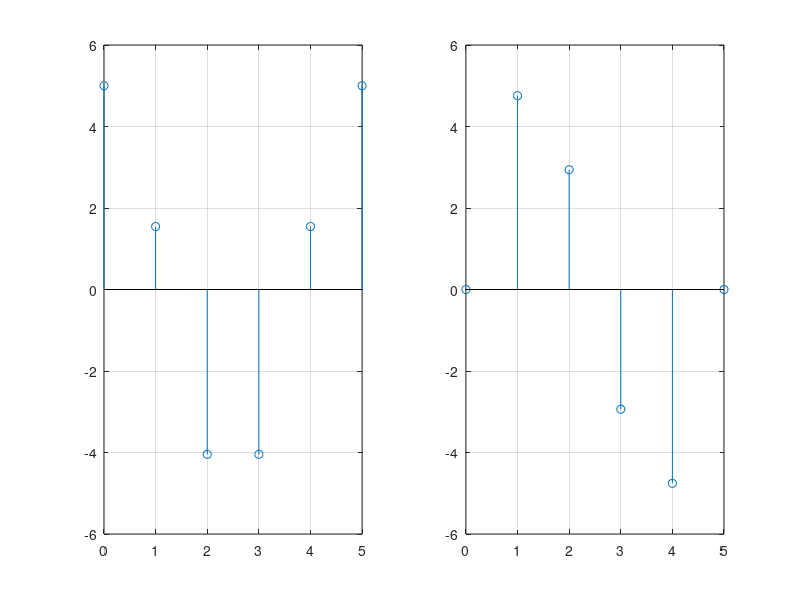

Write MATLAB code to recreate this figure.
clc;
t=input('input the time period=');
a=input('input the amplitude of  signal=');
n=input('input the total sampling number=');
f=1/t;
s=t/n;
c=0:s:t;
y=a*sin(2*pi*f*c);
subplot(1,2,2);
stem(c,y);
grid;
z=a*cos(2*pi*f*c);
subplot(1,2,1);
stem(c,z);
grid;
